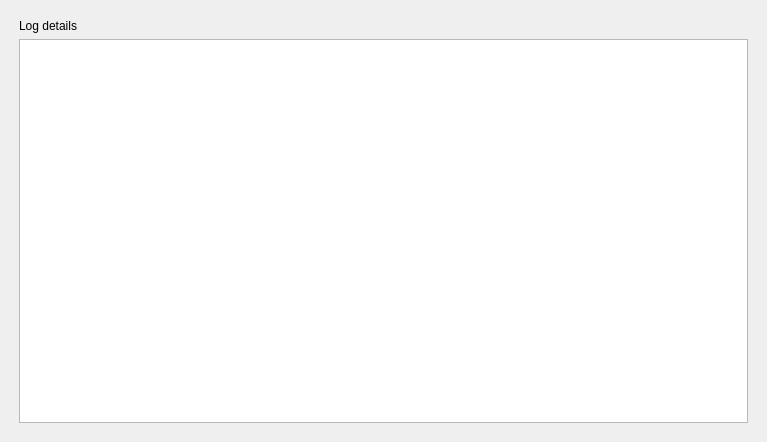
<?xml version="1.0" encoding="UTF-8"?>
<ui version="4.0">
 <class>LogViewWindow</class>
 <widget class="QMainWindow" name="LogViewWindow">
  <property name="geometry">
   <rect>
    <x>0</x>
    <y>0</y>
    <width>767</width>
    <height>442</height>
   </rect>
  </property>
  <property name="windowTitle">
   <string>ButterManager</string>
  </property>
  <widget class="QWidget" name="centralwidget">
   <layout class="QVBoxLayout" name="verticalLayout_2">
    <item>
     <layout class="QVBoxLayout" name="verticalLayout">
      <property name="leftMargin">
       <number>10</number>
      </property>
      <property name="topMargin">
       <number>10</number>
      </property>
      <property name="rightMargin">
       <number>10</number>
      </property>
      <property name="bottomMargin">
       <number>10</number>
      </property>
      <item>
       <widget class="QLabel" name="label_log">
        <property name="text">
         <string>Log details</string>
        </property>
       </widget>
      </item>
      <item>
       <widget class="QTextEdit" name="text_log"/>
      </item>
     </layout>
    </item>
   </layout>
  </widget>
 </widget>
 <resources/>
 <connections/>
</ui>
